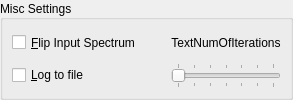
         <widget class="QGroupBox" name="GroupBoxMiscSettings">
          <property name="sizePolicy">
           <sizepolicy hsizetype="Minimum" vsizetype="Minimum">
            <horstretch>0</horstretch>
            <verstretch>0</verstretch>
           </sizepolicy>
          </property>
          <property name="title">
           <string>Misc Settings</string>
          </property>
          <property name="alignment">
           <set>Qt::AlignLeading|Qt::AlignLeft|Qt::AlignVCenter</set>
          </property>
          <layout class="QHBoxLayout" name="_23">
           <property name="spacing">
            <number>30</number>
           </property>
           <property name="leftMargin">
            <number>9</number>
           </property>
           <property name="topMargin">
            <number>9</number>
           </property>
           <property name="rightMargin">
            <number>9</number>
           </property>
           <property name="bottomMargin">
            <number>9</number>
           </property>
           <item>
            <layout class="QVBoxLayout" name="_24">
             <property name="spacing">
              <number>6</number>
             </property>
             <property name="leftMargin">
              <number>0</number>
             </property>
             <property name="topMargin">
              <number>0</number>
             </property>
             <property name="rightMargin">
              <number>0</number>
             </property>
             <property name="bottomMargin">
              <number>0</number>
             </property>
             <item>
              <widget class="QCheckBox" name="CheckBoxFlipSpec">
               <property name="sizePolicy">
                <sizepolicy hsizetype="Minimum" vsizetype="Minimum">
                 <horstretch>0</horstretch>
                 <verstretch>0</verstretch>
                </sizepolicy>
               </property>
               <property name="text">
                <string>&amp;Flip Input Spectrum</string>
               </property>
              </widget>
             </item>
             <item>
              <widget class="QCheckBox" name="CheckBoxWriteLog">
               <property name="sizePolicy">
                <sizepolicy hsizetype="Minimum" vsizetype="Minimum">
                 <horstretch>0</horstretch>
                 <verstretch>0</verstretch>
                </sizepolicy>
               </property>
               <property name="text">
                <string>&amp;Log to file</string>
               </property>
              </widget>
             </item>
            </layout>
           </item>
           <item>
            <layout class="QVBoxLayout" name="_25">
             <property name="spacing">
              <number>6</number>
             </property>
             <property name="leftMargin">
              <number>0</number>
             </property>
             <property name="topMargin">
              <number>0</number>
             </property>
             <property name="rightMargin">
              <number>0</number>
             </property>
             <property name="bottomMargin">
              <number>0</number>
             </property>
             <item>
              <widget class="QLabel" name="TextNumOfIterations">
               <property name="sizePolicy">
                <sizepolicy hsizetype="Minimum" vsizetype="Minimum">
                 <horstretch>0</horstretch>
                 <verstretch>0</verstretch>
                </sizepolicy>
               </property>
               <property name="text">
                <string>TextNumOfIterations</string>
               </property>
               <property name="alignment">
                <set>Qt::AlignCenter</set>
               </property>
               <property name="wordWrap">
                <bool>false</bool>
               </property>
              </widget>
             </item>
             <item>
              <widget class="QSlider" name="SliderNoOfIterations">
               <property name="sizePolicy">
                <sizepolicy hsizetype="Expanding" vsizetype="Fixed">
                 <horstretch>0</horstretch>
                 <verstretch>0</verstretch>
                </sizepolicy>
               </property>
               <property name="minimumSize">
                <size>
                 <width>100</width>
                 <height>0</height>
                </size>
               </property>
               <property name="maximum">
                <number>6</number>
               </property>
               <property name="pageStep">
                <number>1</number>
               </property>
               <property name="orientation">
                <enum>Qt::Horizontal</enum>
               </property>
               <property name="tickPosition">
                <enum>QSlider::TicksBothSides</enum>
               </property>
              </widget>
             </item>
            </layout>
           </item>
          </layout>
         </widget>
